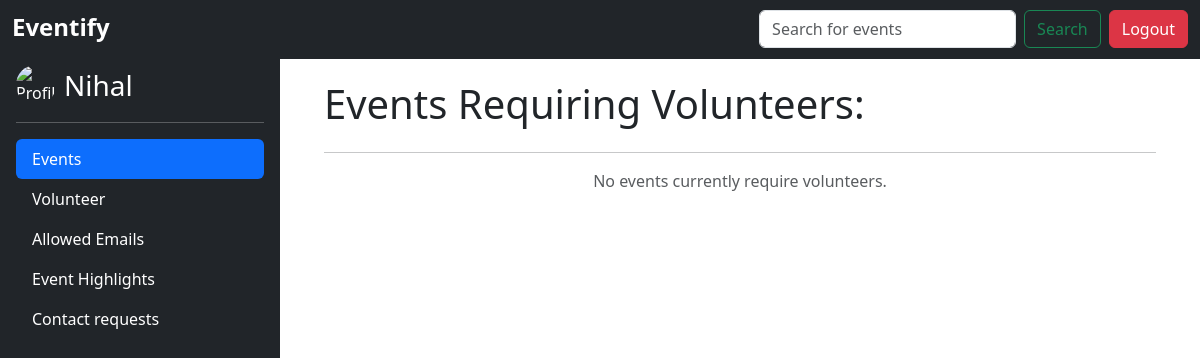
The page /volunteer-events/ (signed in) on the database as committed earlier.
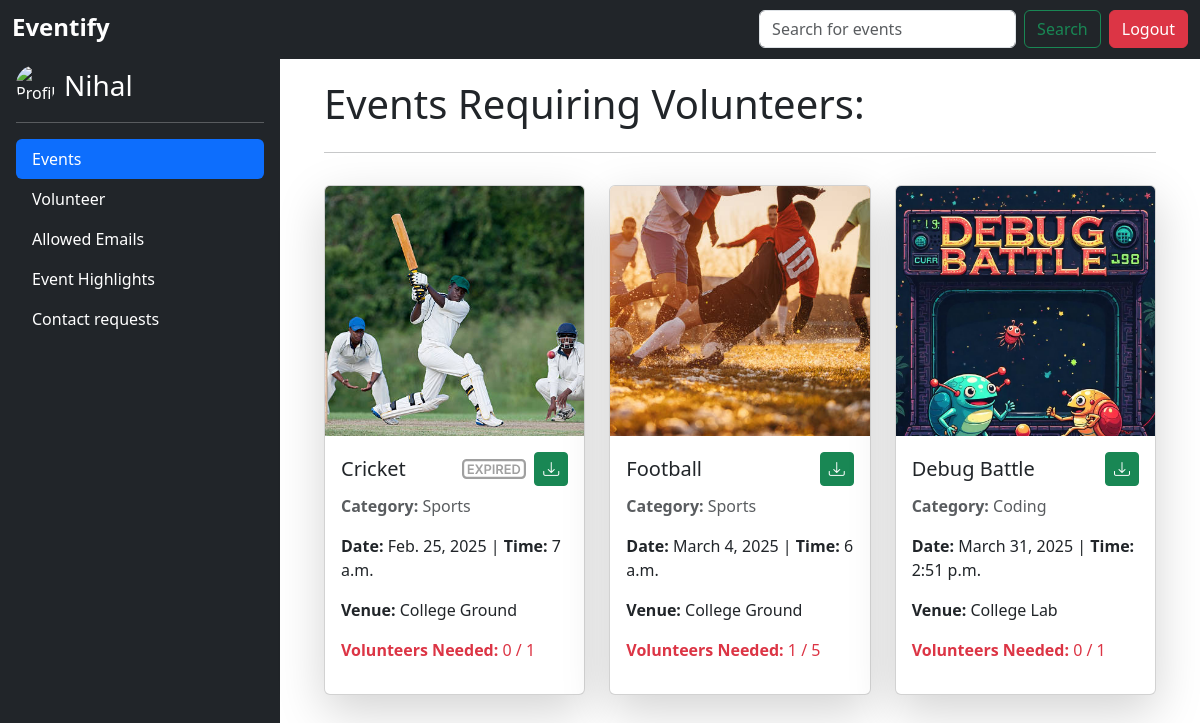
The same page on the database as committed later.
### events/models.py (models this page shows, shortened)
class Event(models.Model):
    EVENT_CATEGORIES = [
        ('Coding', 'Coding Competition'),
        ('Sports', 'Sports Event'),
        ('Cultural', 'Cultural Event'),
        ('Other', 'Other'),
    ]
    name = models.CharField(max_length=255)
    description = models.TextField()
    category = models.CharField(max_length=20, choices=EVENT_CATEGORIES)
    date = models.DateField()
    time = models.TimeField()
    venue = models.CharField(max_length=255)
    image = models.ImageField(upload_to='event_images/', blank=True, null=True)
    min_players = models.PositiveIntegerField(default=1)
    max_players = models.PositiveIntegerField(default=1)
    created_at = models.DateTimeField(auto_now_add=True)
    rule_book = models.FileField(upload_to='rule_books/', blank=True, null=True)
    volunteer_requirement = models.PositiveIntegerField(default=0)
    registration_deadline = models.DateTimeField(null=True, blank=True)
    def is_registration_expired(self):
        return self.registration_deadline and self.registration_deadline < now()

### events/views.py (the view)
# urls.py: path('volunteer-events/', views.volunteer_events, name='volunteer_events'),
@login_required
def volunteer_events(request):
    events = Event.objects.filter(volunteer_requirement__gt=0).annotate(volunteer_count=Count('volunteerregistration'))
    registered_event_ids = EventRegistration.objects.filter(user=request.user).values_list('event_id', flat=True)
    volunteer_registered_event_ids = VolunteerRegistration.objects.filter(user=request.user).values_list('event_id', flat=True)
    return render(request, 'volunteer_events.html', {
        'events': events,
        'registered_event_ids': registered_event_ids,
        'volunteer_registered_event_ids': volunteer_registered_event_ids,
    })

### events/templates/volunteer_events.html (shortened to what this page needs)
{% extends "base.html" %}
{% load static %}
{% block content %}
<link rel="stylesheet" href="https://cdn.jsdelivr.net/npm/bootstrap-icons/font/bootstrap-icons.css">
<div class="container mt-4">
    <h1 class="mb-4">Events Requiring Volunteers:</h1>
    <hr>
    <div class="row">
        {% for event in events %}
        <div class="col-md-4 mb-4 mt-3">
            <div class="card shadow-lg">
                <a href="{% if request.user.is_staff %}{% url 'volunteer_list_view' event.id %}{% else %}{% url 'volunteer_registration' event.id %}{% endif %}">
                    {% if event.image %}
                    <img src="{{ event.image.url }}" class="card-img-top" alt="{{ event.name }}">
                    {% else %}
                    <img src="https://via.placeholder.com/400x200?text=No+Image" class="card-img-top" alt="No Image Available">
                    {% endif %}
                </a>
                <div class="card-body
                    ">
                    <h5 class="card-title d-flex justify-content-between align-items-center">
                        <span>{{ event.name }}</span>
                        {% if request.user.is_staff %}
                        <div class="d-flex align-items-center gap-2">
                            {% if event.is_registration_expired %}
                                <img src="{% static 'images/expired.svg' %}" height="20px" alt="Expired">
                            {% endif %}
                            <a href="{% url 'download_volunteer_csv' event.id %}" class="btn btn-sm btn-success fs-6" title="Download">
                                <i class="bi bi-download"></i>
                            </a>
                        </div>
                        {% endif %}
                    </h5>
                    <p class="card-text text-muted"><strong>Category:</strong> {{ event.category }}</p>
                    <p class="card-text"><strong>Date:</strong> {{ event.date }} | <strong>Time:</strong> {{ event.time }}</p>
                    <p class="card-text"><strong>Venue:</strong> {{ event.venue }}</p>
                    <p class="card-text text-danger"><strong>Volunteers Needed:</strong> {{ event.volunteer_count }} / {{ event.volunteer_requirement }}</p>
                </div>
            </div>
        </div>
        {% empty %}
        <div class="col-12 text-center">
            <p class="text-muted">No events currently require volunteers.</p>
        </div>
        {% endfor %}
    </div>
</div>
{% endblock %}

Rows that differ between the two databases and show on the page:
now on this page (row edited): Event: image (picture), name "Cricket", category "Sports", date "Feb. 25, 2025", time "7 a.m.", venue "College Ground", volunteer_count "0", volunteer_requirement "1"
now on this page (row edited): Event: image (picture), name "Football", category "Sports", date "March 4, 2025", time "6 a.m.", venue "College Ground", volunteer_count "1", volunteer_requirement "5"
added Event: image (picture), name "Debug Battle", category "Coding", date "March 31, 2025", time "2:51 p.m.", venue "College Lab", volunteer_count "0", volunteer_requirement "1"
Other text that changed with them:
text no longer shown: "No events currently require volunteers."
